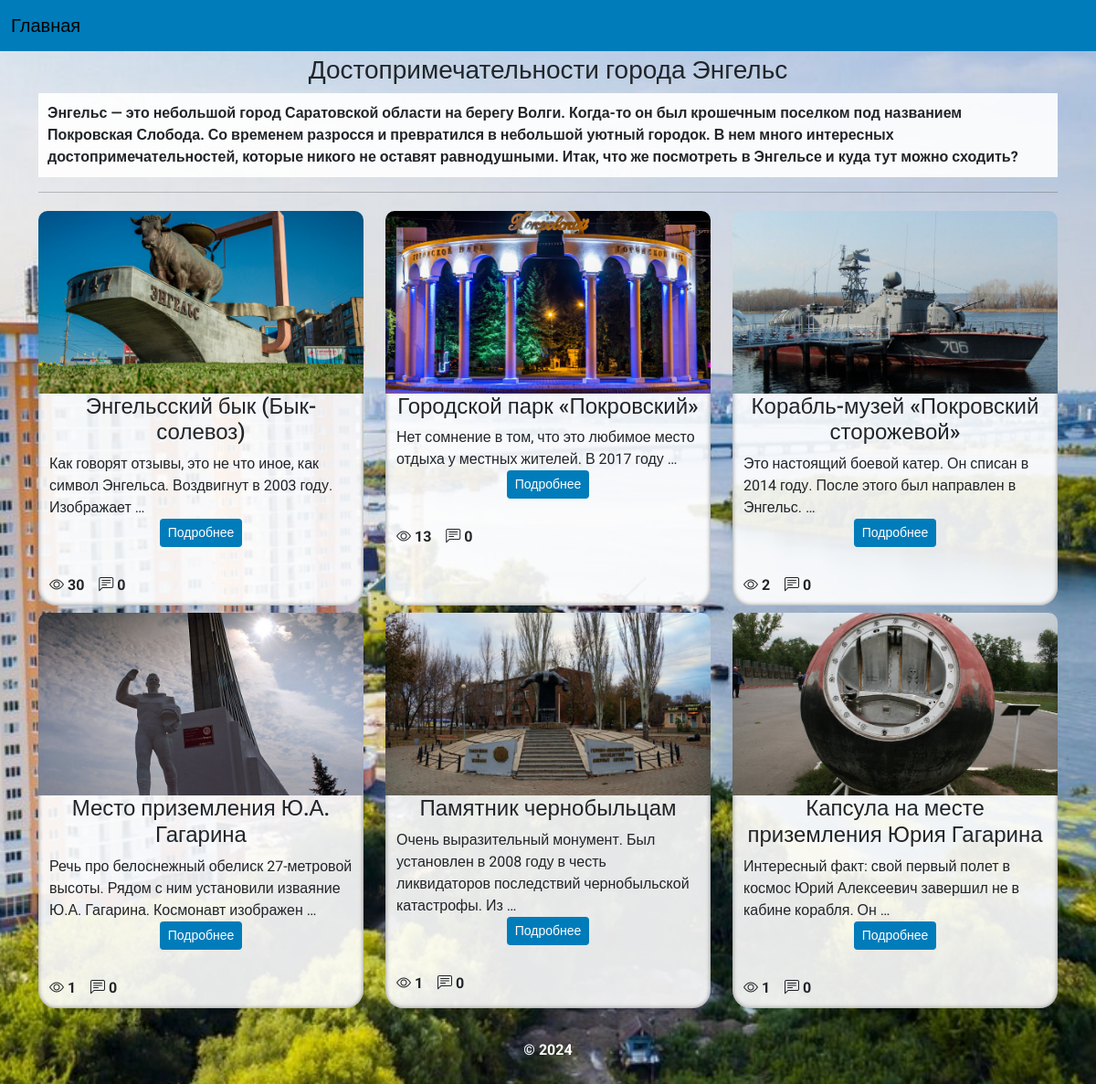
The app's page /, older data.
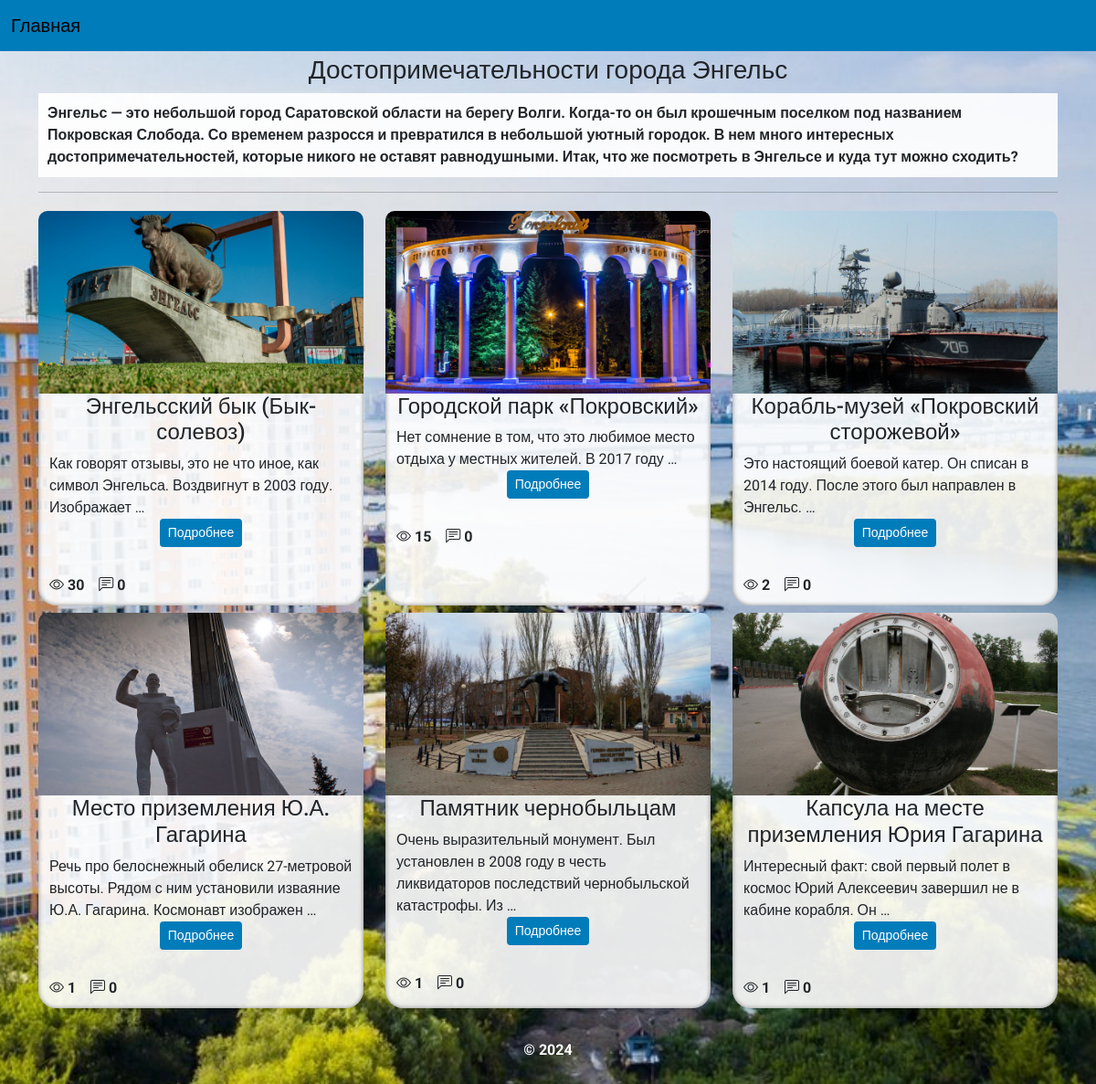
The same page, newer data.
### city/models.py (models this page shows)
class Posts(models.Model):
    title = models.CharField(max_length=100)
    body = models.TextField()
    image = models.ImageField(upload_to='city/images/')
    views = models.IntegerField()

### city/views.py (the view)
# urls.py: path('', views.index, name='home'),
def index(request):
    posts = Posts.objects.all()
    context = {
        'title': 'Главная',
        'posts': posts,
    }
    return render(request, 'city/index.html', context=context)

### city/templates/city/index.html (shortened to what this page needs)
{% extends 'city/base.html' %}
{% load static %}
{% block content %}
<div class="container">
    <h3 class="title">Достопримечательности города Энгельс</h3>
    <p class="title_about">Энгельс — это небольшой город Саратовской области на берегу Волги. Когда-то он был крошечным
        поселком под названием Покровская Слобода. Со временем разросся и превратился в небольшой уютный городок. В нем
        много интересных достопримечательностей, которые никого не оставят равнодушными. Итак, что же посмотреть в
        Энгельсе и куда тут можно сходить?
    </p>
    <hr/>
    <div class="row">
        {% for p in posts %}
        <div class="col-md-4 col-sm-12 py-1">
            <div class="container box box-fon h-100">
                <div class="row">
                    <div class="col img-box150" style="background-image: url({{p.image.url}});"></div>
                </div>
                <div class="row">
                    <div class="col">
                        <div class="box-content">
                            <h4 class="text-m text-center">{{p.title}}</h4>
                        </div>
                    </div>
                </div>
                <div class="row ">
                    <div class="col ">
                        <div class="box-content">
                            {{p.body|safe|truncatewords:15}}
                        </div>
                    </div>
                </div>
                <div class="row">
                    <div class="col text-center ">
                        <a class="btn btn-sm btn-card" href="{% url 'show_post' p.id %}">Подробнее</a>
                    </div>
                    <hr class="space m"/>
                    <div class="row">
                        <div class="col">
                            <i class="bi bi-eye"></i><b> {{p.views}}</b>
                            <i class="bi bi-chat-left-text"></i> <b>0</b>
                        </div>
                    </div>
                </div>
            </div>
        </div>
        {% endfor %}
    </div>
</div>
{% endblock %}

Row changes from the older to the newer data that the page shows:
changed Posts "Городской парк «Покровский»": views "13" → "15"
